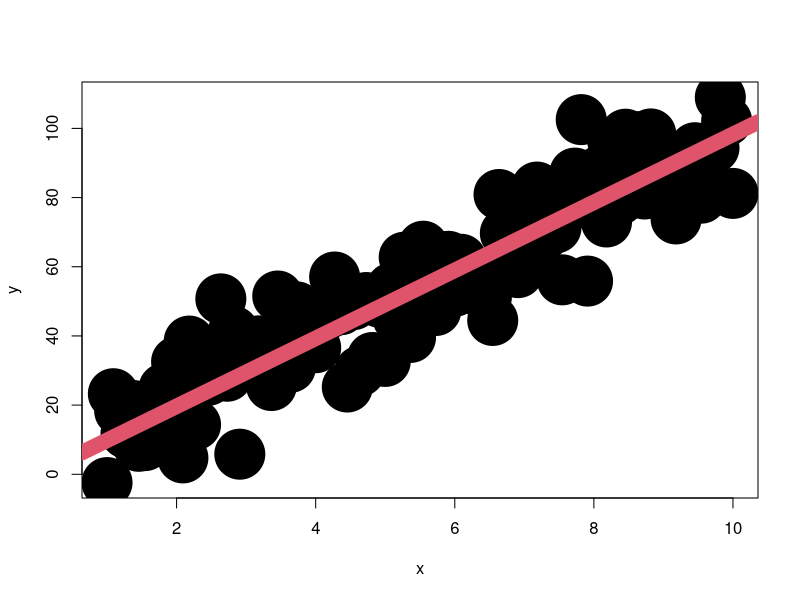

The R script that drew this image:
# Set up the Monte Carlo simulation:
N = 100  # sample size
M = 1000 # number of Monte Carlo repetitions
beta.true = 10
x = seq(1,10,length=N) 
slopes = numeric(M)
for(j in 1:M){
	# generate a new dataset
	noise = rnorm(N,sd=10)
	y = beta.true * x + noise
	# fit a regression model to it
	lmo = lm(y~x+0)
	# store the estimated slope coefficient
	slopes[j] = coef(lmo)[1]
}

# visualise the last of the M datasets created:
plot(x,y,cex=10,pch=20)
abline(lmo,col=2,lwd=15)

# Sample of Monte Carlo estimates of the slope:
slopes
mean(slopes)
sd(slopes)
summary(lmo)
